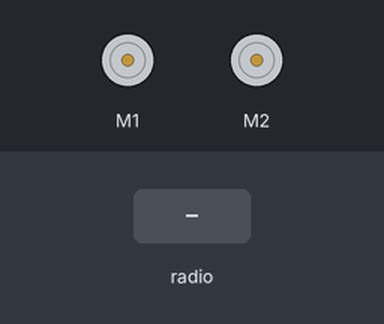
Bench run of a program on a simulated BBC micro:bit (MakeCode). Shown: 2 × DC motor (green arrow = forward, orange = backward, longer = faster). The test bench sets the inputs (shaded band).

Above: at 1.2 s.
1.3 s: radio message "1" arrives
At 1.8 s:
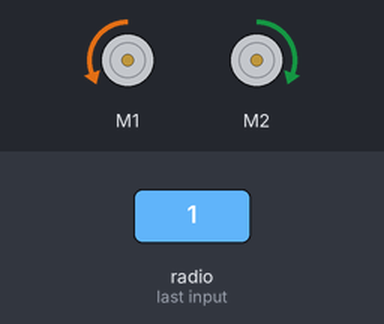
2.8 s: radio message "10" arrives
At 4.0 s:
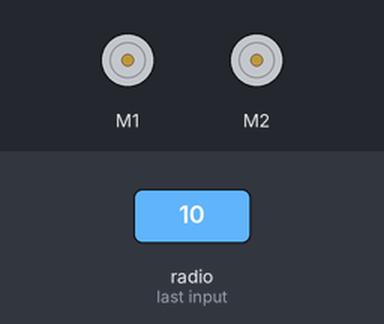
4.3 s: radio message "2" arrives
At 5.3 s:
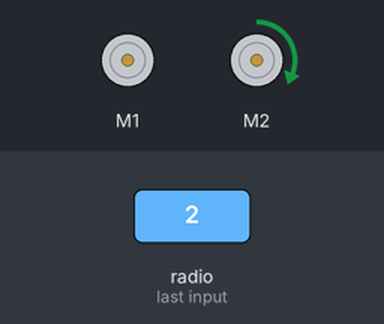
5.8 s: radio message "3" arrives
At 6.4 s:
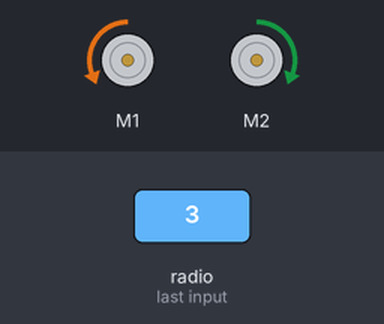
Timing chart, 0 to 8.3 s (numbered marks = the images above; inputs shaded):
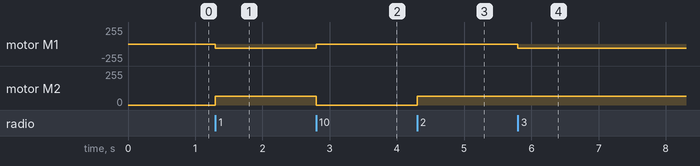

Measured:
- after the input at 1.3 s, motor M1: stopped → backward 64/255 at once; motor M2: stopped → forward 64/255 at once
- after the input at 2.8 s, motor M1: backward 64/255 → stopped at once; motor M2: forward 64/255 → stopped at once
- after the input at 4.3 s, motor M2: stopped → forward 64/255 at once
- after the input at 5.8 s, motor M1: stopped → backward 64/255 at once

The program:

main.ts
```typescript
radio.onReceivedNumber(function (receivedNumber) {
    if (receivedNumber == 1) {
        kitronik_motor_driver.motorOn(kitronik_motor_driver.Motors.Motor1, kitronik_motor_driver.MotorDirection.Reverse, 25)
        kitronik_motor_driver.motorOn(kitronik_motor_driver.Motors.Motor2, kitronik_motor_driver.MotorDirection.Forward, 25)
    } else if (receivedNumber == 10) {
        kitronik_motor_driver.motorOff(kitronik_motor_driver.Motors.Motor1)
        kitronik_motor_driver.motorOff(kitronik_motor_driver.Motors.Motor2)
    } else if (receivedNumber == 2) {
        kitronik_motor_driver.motorOn(kitronik_motor_driver.Motors.Motor2, kitronik_motor_driver.MotorDirection.Forward, 25)
    } else if (receivedNumber == 3) {
        kitronik_motor_driver.motorOn(kitronik_motor_driver.Motors.Motor1, kitronik_motor_driver.MotorDirection.Reverse, 25)
    } else if (receivedNumber == 5) {
        kitronik_motor_driver.motorOff(kitronik_motor_driver.Motors.Motor1)
        kitronik_motor_driver.motorOff(kitronik_motor_driver.Motors.Motor2)
    } else if (receivedNumber == 4) {
        kitronik_motor_driver.motorOff(kitronik_motor_driver.Motors.Motor2)
        kitronik_motor_driver.motorOff(kitronik_motor_driver.Motors.Motor1)
    } else {

    }
})
kitronik_motor_driver.motorOff(kitronik_motor_driver.Motors.Motor1)
kitronik_motor_driver.motorOff(kitronik_motor_driver.Motors.Motor2)
radio.setGroup(1)
basic.forever(function () {

})
```

test.ts
```typescript
// les tests vont ici ; cela ne sera pas compilé si ce paquet est utilisé en tant qu'extension.
```
